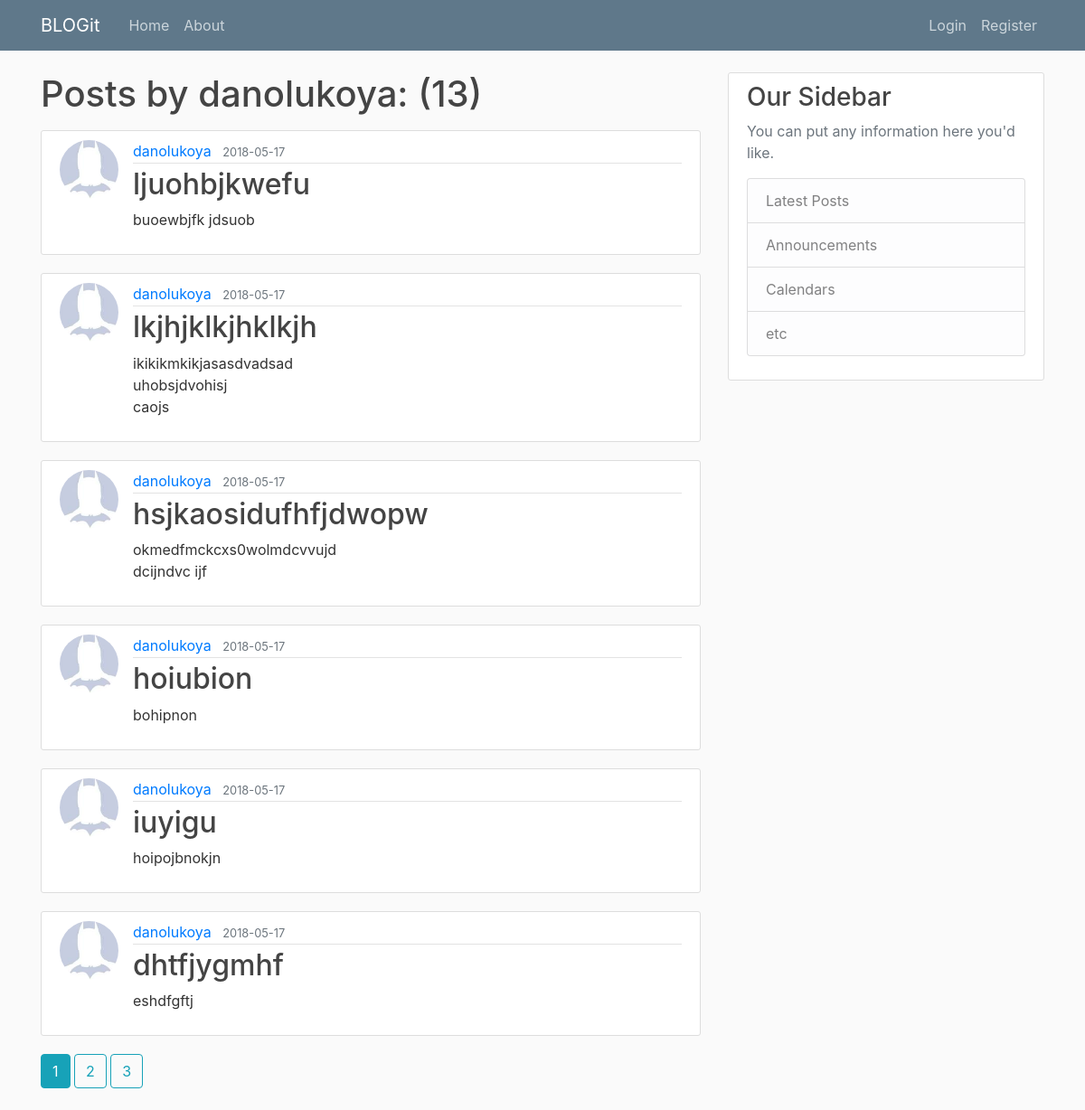
Screenshot of /user/danolukoya with the database file from the repository.
### flaskblog/models.py (models this page shows, shortened)
class User(db.Model, UserMixin):
    id = db.Column(db.Integer, primary_key=True)
    username = db.Column(db.String(20), unique=True, nullable=False)
    email = db.Column(db.String(120), unique=True, nullable=False)
    image_file = db.Column(db.String(20), nullable=False, default='default.jpg')
    password = db.Column(db.String(60), nullable=False)
    posts = db.relationship('Post', backref='author', lazy=True)

class Post(db.Model):
    id = db.Column(db.Integer, primary_key=True)
    title = db.Column(db.String(100), nullable=False)
    date_posted = db.Column(db.DateTime, nullable=False, default=datetime.utcnow)
    content = db.Column(db.Text, nullable=False)
    user_id = db.Column(db.Integer, db.ForeignKey('user.id'), nullable=False)

### flaskblog/routes.py (the view)
@app.route("/user/<string:username>")
def user_posts(username):
    page = request.args.get('page', 1, type=int)
    user = User.query.filter_by(username=username).first_or_404()
    posts = Post.query.filter_by(author=user)\
        .order_by(Post.date_posted.desc())\
        .paginate(page=page, per_page=6)
    return render_template('user_posts.html', posts=posts, user=user)

### flaskblog/templates/user_posts.html
{%extends "layout.html"%}
{%block content%}
    <h1 class="mb-3">Posts by {{user.username}}: ({{posts.total}})</h1>
    {% for post in posts.items%}
        <article class="media content-section">
          <img class="rounded-circle article-img" src="{{url_for('static', filename='profile_pics/'+ post.author.image_file)}}">
          <div class="media-body">
            <div class="article-metadata">
              <a class="mr-2" href="{{url_for('user_posts',username=post.author.username)}}">{{ post.author.username }}</a>
              <small class="text-muted">{{ post.date_posted.strftime('%Y-%m-%d') }}</small>
            </div>
            <h2><a class="article-title" href="{{url_for('post', post_id=post.id)}}">{{ post.title }}</a></h2>
            <p class="article-content">{{ post.content }}</p>
          </div>
        </article>
    {%endfor%}
    {% for page_num in posts.iter_pages(left_edge=1, right_edge=1, left_current=1, right_current=2)%}
      {%if page_num%}
        {%if posts.page==page_num%}
        <a class="btn btn-info mb-4" href="{{url_for('user_posts',username=user.username,page=page_num)}}">{{page_num}}</a>
        {%else%}
        <a class="btn btn-outline-info mb-4" href="{{url_for('user_posts',username=user.username,page=page_num)}}">{{page_num}}</a>
        {%endif%}
      {%else%}
        ...
      {%endif%}
    {%endfor%}
{%endblock content%}

### flaskblog/static/main.css (style rules this page uses)
body { background: #fafafa; color: #333333; margin-top: 5rem; }
h1, h2, h3, h4, h5, h6 { color: #444444; }
.content-section { background: #ffffff; padding: 10px 20px; border: 1px solid #dddddd; border-radius: 3px; margin-bottom: 20px; }
.article-title { color: #444444; }
.article-content { white-space: pre-line; }
.article-img { height: 65px; width: 65px; margin-right: 16px; }
.article-metadata { padding-bottom: 1px; margin-bottom: 4px; border-bottom: 1px solid #e3e3e3 }

### rows the page displays
User: username "danolukoya"
Post: image_file (placeholder picture), author.username "danolukoya", date_posted "2018-05-17", title "ljuohbjkwefu", content "buoewbjfk jdsuob"
Post: image_file (placeholder picture), author.username "danolukoya", date_posted "2018-05-17", title "lkjhjklkjhklkjh", content "ikikikmkikjasasdvadsad uhobsjdvohisj caojs"
Post: image_file (placeholder picture), author.username "danolukoya", date_posted "2018-05-17", title "hsjkaosidufhfjdwopw", content "okmedfmckcxs0wolmdcvvujd dcijndvc ijf"
Post: image_file (placeholder picture), author.username "danolukoya", date_posted "2018-05-17", title "hoiubion", content "bohipnon"
Post: image_file (placeholder picture), author.username "danolukoya", date_posted "2018-05-17", title "iuyigu", content "hoipojbnokjn"
Post: image_file (placeholder picture), author.username "danolukoya", date_posted "2018-05-17", title "dhtfjygmhf", content "eshdfgftj"

### other values shown
{{ posts.total }} "13"
{{ page_num }} "1"
{{ page_num }} "2" "3"
